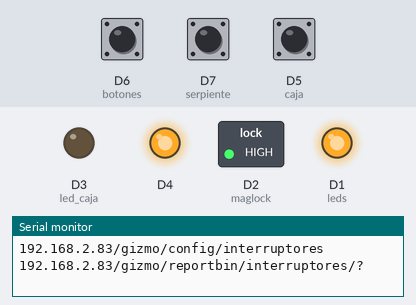
Recording of a sketch running on a simulated ESP8266 (NodeMCU). On the bench: switched loads named in the sketch (green lamp = pin HIGH), output pins drawn as LEDs (lit = HIGH), the last lines printed to the serial monitor. The test bench sets the inputs (shaded band); at power-on: D7 (serpiente) HIGH, D5 (caja) HIGH, D6 (botones) HIGH. Uploads are accepted with an empty reply.

Above: at 4.1 s.
4.2 s: D7 (serpiente) pulled LOW for 1 s
At 5.6 s:
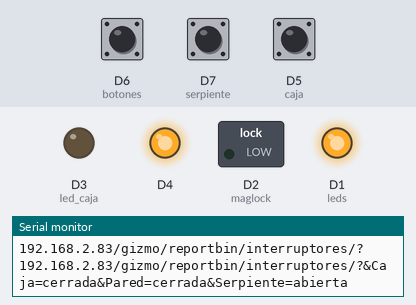
7.9 s: D5 (caja) pulled LOW for 3.2 s
At 9.7 s:
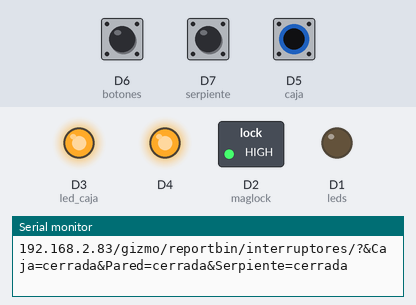
12.6 s: D7 (serpiente) pulled LOW for 3.2 s
At 14.5 s:
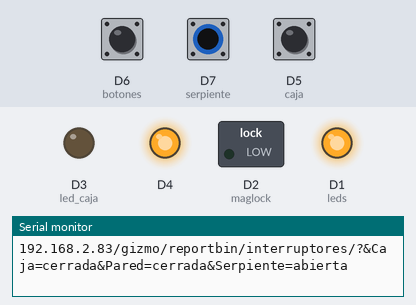
17.3 s: D7 (serpiente) driven LOW and D5 (caja) driven LOW
At 18.1 s:
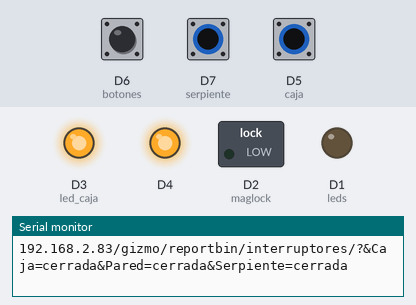
19.2 s: D6 (botones) pulled LOW for 3.2 s
At 21.2 s:
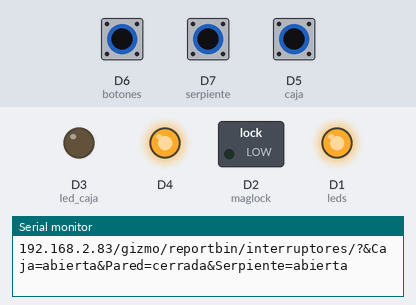
23.9 s: D7 (serpiente) driven HIGH
At 26.0 s:
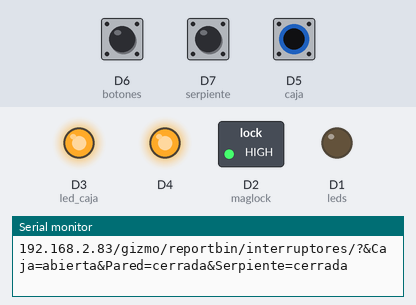
Timing chart, 0 to 27.1 s (numbered marks = the images above; inputs shaded):
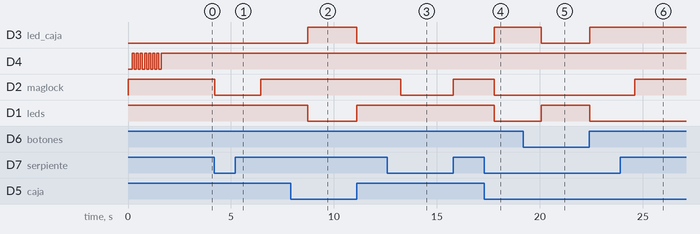

Measured:
- after the input at 4.2 s, D2 (maglock): HIGH → LOW at once, → HIGH 2.2 s later
- after the input at 7.9 s, D3 (led_caja): LOW → HIGH after 0.82 s, → LOW 2.4 s later; D1 (leds): HIGH → LOW after 0.82 s, → HIGH 2.4 s later
- after the input at 12.6 s, D2 (maglock): HIGH → LOW after 0.66 s, → HIGH 2.5 s later
- after the input at 17.3 s, D3 (led_caja): LOW → HIGH after 0.50 s; D2 (maglock), D1 (leds): HIGH → LOW after 0.50 s
- after the input at 19.2 s, D3 (led_caja): HIGH → LOW after 0.87 s, → HIGH 2.3 s later; D1 (leds): LOW → HIGH after 0.87 s, → LOW 2.3 s later
- after the input at 23.9 s, D2 (maglock): LOW → HIGH after 0.70 s

The sketch:

r2_interruptores.ino
```cpp
#include <Arcana.h>

Arcana arcana("interruptores", false, true);

int counter = 0;
bool isReset = false;
bool isBoxOpen = false;
bool isWallOpen = false;
bool isSnakeOpen = false;


void setup() {
  pinMode(D5, INPUT_PULLUP); //caja
  pinMode(D6, INPUT_PULLUP); //botones
  pinMode(D7, INPUT_PULLUP); //serpiente

  pinMode(D1, OUTPUT); // leds
  pinMode(D2, OUTPUT); // maglock
  pinMode(D3, OUTPUT); // led caja

  Serial.begin(115200);

  reset();

  arcana.init();
  delay(50);
}
void loop() {
  if (counter == 0) {
    arcana.conectar();
    counter = 50;
  }
  counter--;
  //    ///////////////////////////////
  if (arcana.respuesta.substring(1, 4).equals("off") && !isReset) {
    reset();
  }
  if (arcana.respuesta.substring(1, 3).equals("on") && !isReset) {
    reset();
  }
  if (arcana.respuesta.toInt() == 0 && !isReset) {
    reset();
  }

  if (digitalRead(D5) == LOW && !isBoxOpen) {
    isReset = false;
    isBoxOpen =  true;
  }
  if (arcana.respuesta.charAt(2) == '1') {
    isReset = false;
    isBoxOpen =  true;
  }

  if (digitalRead(D6) == LOW && !isWallOpen && isBoxOpen) {
    isReset = false;
    isWallOpen = true;
  }
  if (arcana.respuesta.charAt(3) == '1') {
    isReset = false;
    isWallOpen = true;
  }

  if (isBoxOpen && !isWallOpen) {
    digitalWrite(D1, LOW);
    digitalWrite(D3, HIGH);
  }
  if (digitalRead(D7) == LOW && !isSnakeOpen) {
    isReset = false;
    isSnakeOpen =  true;
    digitalWrite(D2, LOW);
  }
  if (arcana.respuesta.charAt(4) == '1') {
    isReset = false;
    isSnakeOpen =  true;
    digitalWrite(D2, LOW);
  }


  String estado = "";
  estado += "&Caja=" + (isBoxOpen ? String("abierta") : String("cerrada"));
  estado += "&Pared=" + (isWallOpen ? String("abierta") : String("cerrada"));
  estado += "&Serpiente=" + (isSnakeOpen ? String("abierta") : String("cerrada"));
  arcana.estado(estado);

  ///////////////////////////////
  delay(20);
}

void reset() {
  digitalWrite(D1, HIGH);
  digitalWrite(D2, HIGH);
  digitalWrite(D3, LOW);
  isReset = true;
  isBoxOpen = false;
  isWallOpen = false;
  isSnakeOpen = false;
}
```
